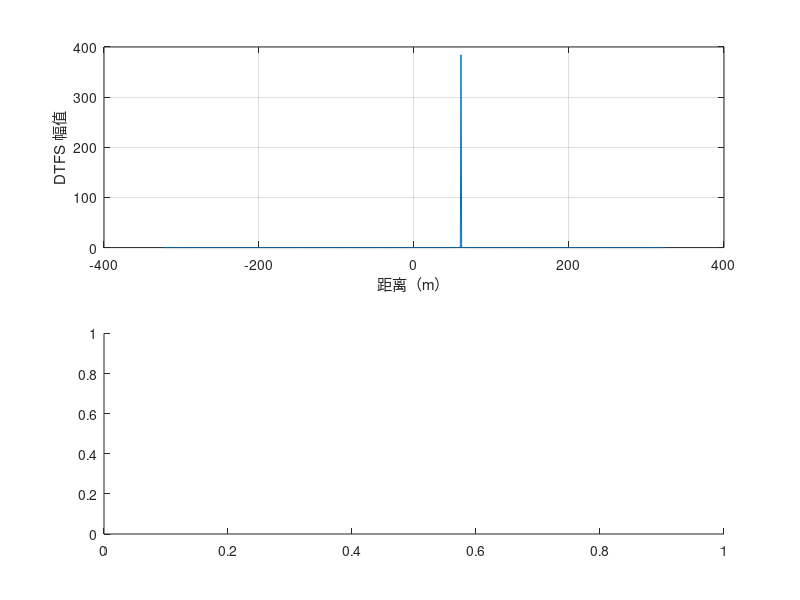

This chart was generated by the following MATLAB code: (Note: this script raises an error after producing the figure.)
clear; clc;

%% 基本参数
c = 3e8;
fc = 2.253e9;
B = 178e6;
Tchirp = 1/65;
fs = 50e3;
K = B / Tchirp;
Nr = floor(fs * Tchirp); Nd = 128;

%% 模拟合成
% 一个目标的匀速运动
R0 = 60.3; % 第一个 chirp 开始时的距离（m）
v0 = 0.30; % 径向速度（m/s），远离为正

% 模拟发射和回波，混频生成 IF 样本
tInC = (1:Nr)' / fs; % 每条 chirp 内的采样时刻，列向量
tCSt = (0:Nd-1) * Tchirp; % 每条 chirp 的起始时刻，行向量
tau = 2 * (R0 + v0 * (tInC + tCSt)) / c; % tInC + tCSt 定位总运动时间
                                         % 发生混频的两个波时间差为 tau
                                         % Nr * Nd 矩阵
phi = @(s) 2*pi * (fc*s + K*s.^2/2); % phi(s): f(s) = fc + Ks 的相位
X = 0.5 * exp(1j * (phi(tInC) - phi(tInC - tau))); % 合成不同时刻的 IF 样本
                                                   % Nr * Nd 矩阵
% 注意：这里通过计算相位合成的 X 已经携带多普勒效应带来的频移

%% 测速度
v = zeros(1, Nd-1);
for chirp = 2:Nd
    % 计算相邻两 chirp 之间的相位差，对齐第一个样本，保证时间间隔为 Tchirp
    dphi = angle(X(1, chirp) * conj(X(1, chirp - 1)));
    % 由相位差计算径向速度 v
    v(chirp - 1) = (c / fc) * dphi / (4*pi * Tchirp);
end

%% 测距离（考虑多普勒效应）
fd = fc - fc * (c - v) / (c + v); % 回波的多普勒频移

Y = fft(X, [], 1); % 对 X 的每列分别做 DTFS
% 找到 Nd 条 chirp 中最大的幅值
% 近似物体静止求 R，以下类似 Problem_A
maxA = -Inf;
maxRow = 1;
maxChirp = 1;
for chirp = 1:Nd
    for row = 1:ceil(Nr/2) % 后半段是对称的，幅值相同
        A = abs(Y(row, chirp));
        if (A > maxA)
            maxA = A;
            maxRow = row;
            maxChirp = chirp;
        end
    end
end

fb = (maxRow - 1) * fs / Nr; % 拍频的频率，fs/Nr=1/Tchirp，与 Problem_A 等价
R = c * (fb - fd) / (2 * K); % 从拍频中扣除多普勒频移，计算距离
tRef = tCSt(maxChirp) + mean(tInC); % tCSt(maxChirp)：选中 chirp 起始时间
                                    % mean(tInc)：用中点估算 chirp 内信号
                                    % 发出到触碰所用时间
R0 = R - v(1) * tRef; % 扣除选中 chirp 触碰到目标的时间内目标的移动得到初始距离

%% 输出 & 作图
fprintf("拍频：%.2f Hz；多普勒频移：%.2f Hz\n", fb, fd);
fprintf("触碰时距离：%.2f m；初始距离：%.2f m\n", R, R0);
fprintf("径向速度：%.2f m/s\n", v(1));

subplot(2, 1, 1);
nx = ((-floor(Nr/2):ceil(Nr/2)-1) * fs / Nr - fd) * c / (2 * K);
plot(nx, abs(fftshift(Y(:, maxChirp))));
xlabel("距离（m）");
ylabel("DTFS 幅值");
grid on;

subplot(2, 1, 2);
plot(2:Nd, round(v, 3), '.-');
xlabel("chirp（#）");
ylabel("径向速度（m/s）");
grid on;
